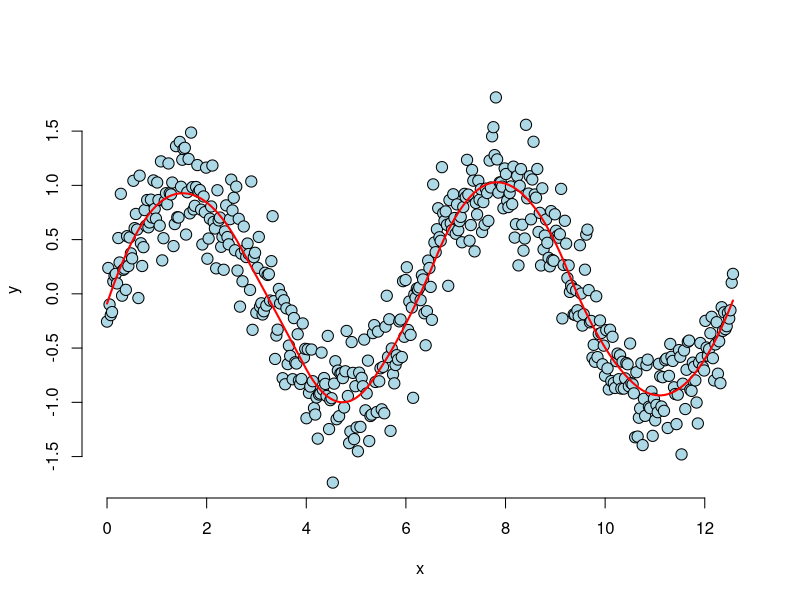

R code for this plot:
## ---- chunk 1
## spline code from lecture goes here
n <- 500; x <- seq(0, 4 * pi, length = n); y <- sin(x) + rnorm(n, sd = .3)
knots <- seq(0, 8 * pi, length = 20);
splineTerms <- sapply(knots, function(knot) (x > knot) * (x - knot)^2)
xMat <- cbind(1, x, x^2, splineTerms)
yhat <- predict(lm(y ~ xMat - 1))
plot(x, y, frame = FALSE, pch = 21, bg = "lightblue", cex = 1.5)
lines(x, yhat, col = "red", lwd = 2)
